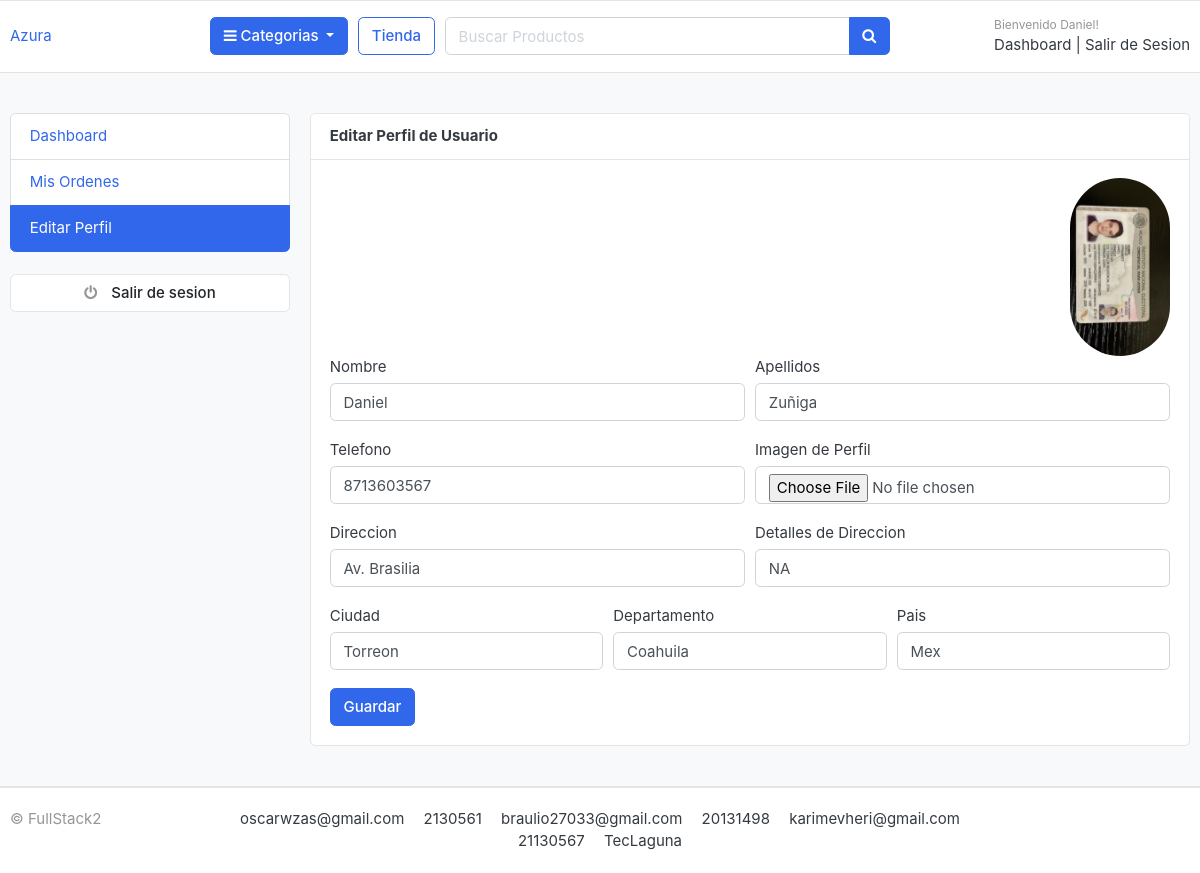
/accounts/edit_profile/ (signed in), run on the app's committed database.
### accounts/models.py (models this page shows, shortened)
class Account(AbstractBaseUser):
    first_name = models.CharField(max_length=50)
    last_name = models.CharField(max_length=50)
    username = models.CharField(max_length=50, unique=True)
    email = models.CharField(max_length=100, unique=True)
    phone_number = models.CharField(max_length=50)
    date_joined = models.DateTimeField(auto_now_add=True)
    last_login = models.DateTimeField(auto_now_add=True)
    is_admin = models.BooleanField(default=False)
    is_staff = models.BooleanField(default=False)
    is_active = models.BooleanField(default=False)
    is_superadmin = models.BooleanField(default=False)
    USERNAME_FIELD = 'email'
    REQUIRED_FIELDS = ['username', 'first_name', 'last_name']
    objects = MyAccountManager()

class UserProfile(models.Model):
    user = models.OneToOneField(Account, on_delete=models.CASCADE)
    address_line_1 = models.CharField(blank=True, max_length=100)
    address_line_2 = models.CharField(blank=True, max_length=100)
    profile_picture = models.ImageField(blank=True, upload_to='userprofile')
    city = models.CharField(blank=True, max_length=20)
    state = models.CharField(blank=True, max_length=20)
    country = models.CharField(blank=True, max_length=20)

### accounts/views.py (the view)
# urls.py: path('edit_profile/', views.edit_profile, name='edit_profile'),
def edit_profile(request):
    userprofile = get_object_or_404(UserProfile, user=request.user)
    if request.method == 'POST':
        user_form = UserForm(request.POST, instance=request.user)
        profile_form = UserProfileForm(request.POST, request.FILES, instance=userprofile)
        if user_form.is_valid() and profile_form.is_valid():
            user_form.save()
            profile_form.save()
            messages.success(request, 'Su informacion fue guardada correctamente')
            return redirect('edit_profile')
    else:
        user_form = UserForm(instance=request.user)
        profile_form = UserProfileForm(instance=userprofile)
    context = {
        'user_form': user_form,
        'profile_form': profile_form,
        'userprofile': userprofile,
    }
    return render(request, 'accounts/edit_profile.html', context)

### accounts/forms.py
class UserForm(forms.ModelForm):
    class Meta:
        model = Account
        fields = ('first_name', 'last_name', 'phone_number')
    def __init__(self, *args, **kwargs):
        super(UserForm, self).__init__(*args, **kwargs)
        for field in self.fields:
            self.fields[field].widget.attrs['class']='form-control'

class UserProfileForm(forms.ModelForm):
    profile_picture = forms.ImageField(required=False, error_messages= {'invalid': ('Solo archivos de Imagen')}, widget=forms.FileInput)
    class Meta:
        model = UserProfile
        fields = ('address_line_1', 'address_line_2', 'city', 'state', 'country', 'profile_picture')
    def __init__(self, *args, **kwargs):
        super(UserProfileForm, self).__init__(*args, **kwargs)
        for field in self.fields:
            self.fields[field].widget.attrs['class'] = 'form-control'

### carts/context_processors.py (called while the page is built)
def counter(request):
    cart_count = 0
    try:
        cart = Cart.objects.filter(cart_id=_cart_id(request))
        if request.user.is_authenticated:
            cart_items = CartItem.objects.all().filter(user=request.user)
        else:
            cart_items = CartItem.objects.all().filter(cart=cart[:1])
        for cart_item in cart_items:
            cart_count += cart_item.quantity
    except Cart.DoesNotExist:
        cart_count = 0
    return dict(cart_count=cart_count)

### carts/views.py (called while the page is built)
def _cart_id(request):
    cart = request.session.session_key
    if not cart:
        cart = request.session.create()
    return cart

### category/context_processors.py (called while the page is built)
def menu_links(request):
    links = Category.objects.all()
    return dict(links=links)

### category/models.py (called while the page is built)
    def get_url(self):
            return reverse('products_by_category', args=[self.slug])

### templates/accounts/edit_profile.html (shortened to what this page needs)
{%extends 'base.html'%}
{%block content%}
<section class="section-conten padding-y bg">
    <div class="container">
        <div class="row">
        {%include 'includes/dashboard_sidebar.html'%}
        <main class="col-md-9">
            <article class="card">
            <header class="card-header">
                <strong class="d-inline-block mr-3">Editar Perfil de Usuario</strong>
            </header>
            <div class="card-body">
                <div class="text-right">
                    <img src="{{userprofile.profile_picture.url}}" alt "Imagen de perfil" width="100" style="border-radius:50px;">
                </div>
                <div class="row">
                    <div class="col-md-12">
                        <form class="" action="{%url 'edit_profile'%}" method="post" enctype="multipart/form-data">
                            <div class="form-row">
                                <div class="form-group col-md-6">
                                    <label>Nombre</label>
                                    {{user_form.first_name}}
                                </div>
                                <div class="form-group col-md-6">
                                    <label>Apellidos</label>
                                    {{user_form.last_name}}
                                </div>
                            </div>
                            <div class="form-row">
                                <div class="form-group col-md-6">
                                    <label>Telefono</label>
                                    {{user_form.phone_number}}
                                </div>
                                <div class="form-group col-md-6">
                                    <label>Imagen de Perfil</label>
                                    {{profile_form.profile_picture}}
                                </div>
                            </div>
                            <div class="form-row">
                                <div class="form-group col-md-6">
                                    <label>Direccion</label>
                                    {{profile_form.address_line_1}}
                                </div>
                                <div class="form-group col-md-6">
                                    <label>Detalles de Direccion</label>
                                    {{profile_form.address_line_2}}
                                </div>
                            </div>
                            <div class="form-row">
                                <div class="form-group col-md-4">
                                    <label>Ciudad</label>
                                    {{profile_form.city}}
                                </div>
                                <div class="form-group col-md-4">
                                    <label>Departamento</label>
                                    {{profile_form.state}}
                                </div>
                                <div class="form-group col-md-4">
                                    <label>Pais</label>
                                    {{profile_form.country}}
                                </div>
                            </div>
                            <input type="submit" name="" value="Guardar" class="btn btn-primary">
                        </form>
                    </div>
                </div>
            </div>
            </article>
        </main>
    </div>
    </div>
    </section>
{%endblock%}

### templates/includes/navbar.html (shortened to what this page needs)
{%load static%}
<header class="section-header">
    <section class="header-main border-bottom">
        <div class="container">
    <div class="row align-items-center">
        <div class="col-lg-2 col-md-3 col-6">
            <a href="{%url 'home'%}" class="brand-wrap">
                <span>Azura</span>
            </a>
        </div>
        <div class="col-lg col-sm col-md col-6 flex-grow-0">
            <div class="category-wrap dropdown d-inline-block float-right">
                <button type="button" class="btn btn-primary dropdown-toggle" data-toggle="dropdown">
                    <i class="fa fa-bars"></i> Categorias
                </button>
            </div>
        </div>
        <a href="{%url 'store'%}" class="btn btn-outline-primary">Tienda</a>
        <div class="col-lg  col-md-6 col-sm-12 col">
            <form action="{%url 'search'%}" class="search">
                <div class="input-group w-100">
                    <input type="text" class="form-control" style="width:60%;" placeholder="Buscar Productos" name="keyword">
                    <div class="input-group-append">
                      <button class="btn btn-primary" type="submit">
                        <i class="fa fa-search"></i>
                      </button>
                    </div>
                </div>
            </form>
        </div>
        <div class="col-lg-3 col-sm-6 col-8 order-2 order-lg-3">
                    <div class="d-flex justify-content-end mb-3 mb-lg-0">
                        {%if user.id is None%}
                        <div class="widget-header">
                            <small class="title text-muted">Bienvenido visitante!</small>
                            <div>
                                <a href="{%url 'login'%}">Login</a> <span class="dark-transp"> | </span>
                                <a href="{%url 'register'%}"> Registrar</a>
                            </div>
                        </div>
                        {%else%}
                        <div class="widget-header">
                            <small class="title text-muted">Bienvenido {{user.first_name}}!</small>
                            <div>
                                <a href="{%url 'dashboard'%}">Dashboard</a> <span class="dark-transp"> | </span>
                                <a href="{%url 'logout'%}"> Salir de Sesion</a>
                            </div>
                        </div>
                        {%endif%}
                    </div>
                </div>
    </div>
        </div>
    </section>
    </header>

### static/css/ui.css (style rules this page uses)
html { font-family: "Inter", sans-serif; font-size: 15px; }
.padding-y { padding-top: 40px; padding-bottom: 40px; }
article:after, .form-group:after { display: block; clear: both; content: ""; }
.bg { background-color: #f8f9fa; }
.header-main { position: relative; padding-top: 1rem; padding-bottom: 1rem; }
.widget-header { display: inline-block; vertical-align: middle; position: relative; }
.widget-header a { color: #343a40; }
.widget-header .title { display: block; }

### data on the page
Account: first_name "Daniel", last_name "Zuñiga", phone_number "8713603567"
UserProfile: profile_picture (picture), address_line_1 "Av. Brasilia", address_line_2 "NA", city "Torreon", state "Coahuila", country "Mex"
